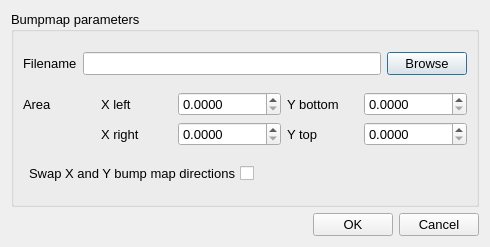
<?xml version="1.0" encoding="UTF-8"?>
<ui version="4.0">
 <class>Bumpmap_Dialog</class>
 <widget class="QDialog" name="Bumpmap_Dialog">
  <property name="geometry">
   <rect>
    <x>0</x>
    <y>0</y>
    <width>490</width>
    <height>247</height>
   </rect>
  </property>
  <property name="sizePolicy">
   <sizepolicy hsizetype="Preferred" vsizetype="Preferred">
    <horstretch>0</horstretch>
    <verstretch>0</verstretch>
   </sizepolicy>
  </property>
  <property name="minimumSize">
   <size>
    <width>490</width>
    <height>247</height>
   </size>
  </property>
  <property name="maximumSize">
   <size>
    <width>490</width>
    <height>247</height>
   </size>
  </property>
  <property name="font">
   <font>
    <pointsize>10</pointsize>
   </font>
  </property>
  <property name="windowTitle">
   <string>Bumpmap options</string>
  </property>
  <layout class="QVBoxLayout" name="verticalLayout_2">
   <item>
    <widget class="QGroupBox" name="groupBox">
     <property name="font">
      <font>
       <pointsize>10</pointsize>
      </font>
     </property>
     <property name="title">
      <string>Bumpmap parameters</string>
     </property>
     <layout class="QVBoxLayout" name="verticalLayout">
      <item>
       <layout class="QHBoxLayout" name="horizontalLayout_2">
        <item>
         <widget class="QLabel" name="label_2">
          <property name="font">
           <font>
            <pointsize>10</pointsize>
           </font>
          </property>
          <property name="text">
           <string>Filename</string>
          </property>
          <property name="alignment">
           <set>Qt::AlignLeading|Qt::AlignLeft|Qt::AlignVCenter</set>
          </property>
         </widget>
        </item>
        <item>
         <widget class="QLineEdit" name="_100"/>
        </item>
        <item>
         <widget class="QPushButton" name="_106">
          <property name="text">
           <string>Browse</string>
          </property>
         </widget>
        </item>
       </layout>
      </item>
      <item>
       <layout class="QGridLayout" name="gridLayout">
        <item row="0" column="0">
         <widget class="QLabel" name="label_5">
          <property name="maximumSize">
           <size>
            <width>72</width>
            <height>16777215</height>
           </size>
          </property>
          <property name="text">
           <string>Area</string>
          </property>
         </widget>
        </item>
        <item row="0" column="1">
         <widget class="QLabel" name="label_4">
          <property name="maximumSize">
           <size>
            <width>71</width>
            <height>16777215</height>
           </size>
          </property>
          <property name="text">
           <string>X left</string>
          </property>
         </widget>
        </item>
        <item row="0" column="2">
         <widget class="QDoubleSpinBox" name="_101">
          <property name="minimumSize">
           <size>
            <width>90</width>
            <height>0</height>
           </size>
          </property>
          <property name="decimals">
           <number>4</number>
          </property>
          <property name="maximum">
           <double>1000000.000000000000000</double>
          </property>
         </widget>
        </item>
        <item row="0" column="3">
         <widget class="QLabel" name="label_3">
          <property name="maximumSize">
           <size>
            <width>71</width>
            <height>16777215</height>
           </size>
          </property>
          <property name="text">
           <string>Y bottom</string>
          </property>
         </widget>
        </item>
        <item row="0" column="4">
         <widget class="QDoubleSpinBox" name="_102">
          <property name="minimumSize">
           <size>
            <width>90</width>
            <height>0</height>
           </size>
          </property>
          <property name="decimals">
           <number>4</number>
          </property>
          <property name="maximum">
           <double>1000000.000000000000000</double>
          </property>
         </widget>
        </item>
        <item row="1" column="1">
         <widget class="QLabel" name="label_6">
          <property name="maximumSize">
           <size>
            <width>71</width>
            <height>16777215</height>
           </size>
          </property>
          <property name="text">
           <string>X right</string>
          </property>
         </widget>
        </item>
        <item row="1" column="2">
         <widget class="QDoubleSpinBox" name="_103">
          <property name="minimumSize">
           <size>
            <width>90</width>
            <height>0</height>
           </size>
          </property>
          <property name="decimals">
           <number>4</number>
          </property>
          <property name="maximum">
           <double>1000000.000000000000000</double>
          </property>
         </widget>
        </item>
        <item row="1" column="3">
         <widget class="QLabel" name="label_7">
          <property name="maximumSize">
           <size>
            <width>71</width>
            <height>16777215</height>
           </size>
          </property>
          <property name="text">
           <string>Y top</string>
          </property>
         </widget>
        </item>
        <item row="1" column="4">
         <widget class="QDoubleSpinBox" name="_104">
          <property name="minimumSize">
           <size>
            <width>90</width>
            <height>0</height>
           </size>
          </property>
          <property name="decimals">
           <number>4</number>
          </property>
          <property name="maximum">
           <double>1000000.000000000000000</double>
          </property>
         </widget>
        </item>
       </layout>
      </item>
      <item>
       <layout class="QHBoxLayout" name="horizontalLayout_3">
        <item>
         <widget class="QCheckBox" name="_105">
          <property name="enabled">
           <bool>true</bool>
          </property>
          <property name="layoutDirection">
           <enum>Qt::RightToLeft</enum>
          </property>
          <property name="text">
           <string>Swap X and Y bump map directions</string>
          </property>
          <property name="checkable">
           <bool>true</bool>
          </property>
          <property name="checked">
           <bool>false</bool>
          </property>
          <property name="tristate">
           <bool>false</bool>
          </property>
         </widget>
        </item>
        <item>
         <spacer name="horizontalSpacer_2">
          <property name="orientation">
           <enum>Qt::Horizontal</enum>
          </property>
          <property name="sizeHint" stdset="0">
           <size>
            <width>154</width>
            <height>20</height>
           </size>
          </property>
         </spacer>
        </item>
       </layout>
      </item>
     </layout>
    </widget>
   </item>
   <item>
    <layout class="QHBoxLayout" name="horizontalLayout">
     <property name="sizeConstraint">
      <enum>QLayout::SetDefaultConstraint</enum>
     </property>
     <item>
      <spacer name="horizontalSpacer">
       <property name="orientation">
        <enum>Qt::Horizontal</enum>
       </property>
       <property name="sizeHint" stdset="0">
        <size>
         <width>250</width>
         <height>20</height>
        </size>
       </property>
      </spacer>
     </item>
     <item>
      <widget class="QPushButton" name="_1">
       <property name="text">
        <string>OK</string>
       </property>
      </widget>
     </item>
     <item>
      <widget class="QPushButton" name="_2">
       <property name="text">
        <string>Cancel</string>
       </property>
      </widget>
     </item>
    </layout>
   </item>
  </layout>
 </widget>
 <tabstops>
  <tabstop>_100</tabstop>
  <tabstop>_106</tabstop>
  <tabstop>_101</tabstop>
  <tabstop>_102</tabstop>
  <tabstop>_103</tabstop>
  <tabstop>_104</tabstop>
  <tabstop>_105</tabstop>
  <tabstop>_1</tabstop>
  <tabstop>_2</tabstop>
 </tabstops>
 <resources/>
 <connections/>
</ui>
